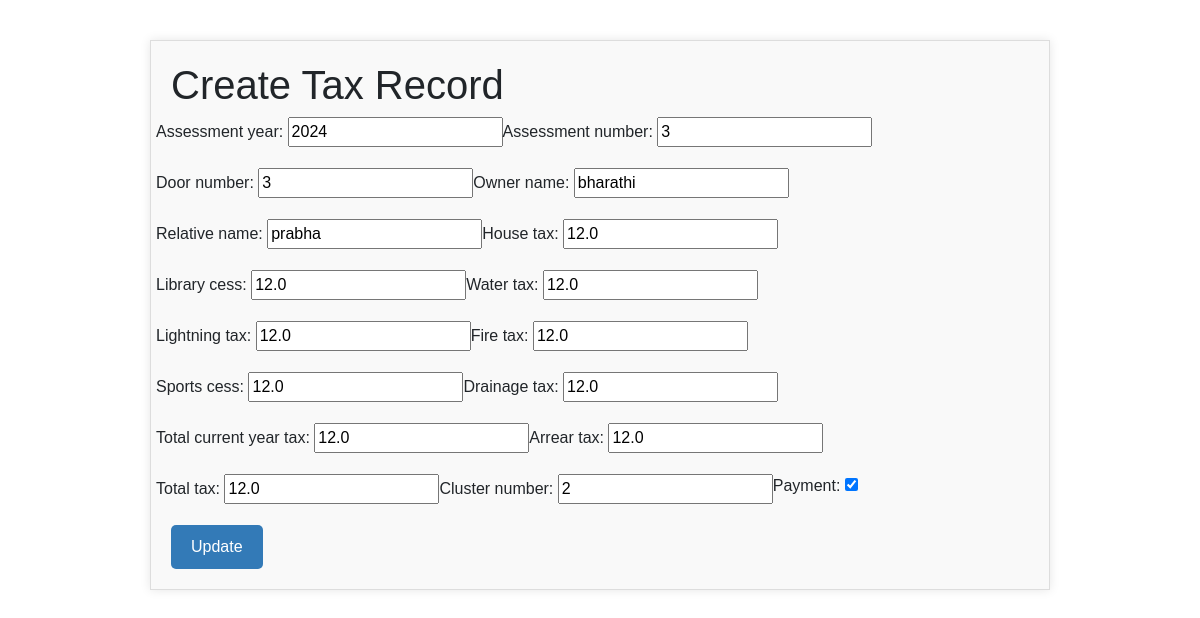
The app's page /update/2/ with its own data.
### taxrecords/models.py (models this page shows, shortened)
class TaxRecord(models.Model):
    assessment_year = models.IntegerField()
    assessment_number = models.IntegerField()
    door_number = models.CharField(max_length=255)
    owner_name = models.CharField(max_length=255)
    relative_name = models.CharField(max_length=255)
    house_tax = models.FloatField()
    library_cess = models.FloatField()
    water_tax = models.FloatField()
    lightning_tax = models.FloatField()
    fire_tax = models.FloatField()
    sports_cess = models.FloatField()
    drainage_tax = models.FloatField()
    total_current_year_tax = models.FloatField()
    arrear_tax = models.FloatField()
    total_tax = models.FloatField()
    cluster_number = models.IntegerField()
    payment = models.BooleanField()

### taxrecords/views.py (the view)
# urls.py: path('update/<int:pk>/', views.update_view, name='update'),
def update_view(request, pk):
    record = TaxRecord.objects.get(pk=pk)
    if request.method == 'POST':
        form = TaxRecordForm(request.POST, instance=record)
        if form.is_valid():
            form.save()
            return redirect('read')
    else:
        form = TaxRecordForm(instance=record)
    return render(request, 'taxrecords/update.html', {'form': form})

### taxrecords/forms.py
class TaxRecordForm(forms.ModelForm):
    class Meta:
        model = TaxRecord
        fields = ('assessment_year', 'assessment_number', 'door_number', 'owner_name', 'relative_name', 'house_tax', 'library_cess', 'water_tax', 'lightning_tax', 'fire_tax', 'sports_cess', 'drainage_tax', 'total_current_year_tax', 'arrear_tax', 'total_tax', 'cluster_number', 'payment')

### taxrecords/templates/taxrecords/update.html (shortened to what this page needs)
<!DOCTYPE html>
<html>
<head>
    <link rel="stylesheet" href="https://maxcdn.bootstrapcdn.com/bootstrap/4.0.0/css/bootstrap.min.css">
</head>
<body>
    <div class="container">
        <h1>Create Tax Record</h1>
        <form method="post">
            <div class="row">
                {{ form.as_p }}
            </div>
            <button type="submit" class="btn">Update</button>
        </form>
    </div>
</body>
</html>

### taxrecords/templates/taxrecords/update.html (style rules this page uses)
body { font-family: Arial, sans-serif; }
.container { max-width: 900px; margin: 40px auto; padding: 20px; background-color: #f9f9f9; border: 1px solid #ddd; box-shadow: 0 0 10px rgba(0, 0, 0, 0.1); }
.btn { background-color: #337ab7; color: #fff; padding: 10px 20px; border: none; border-radius: 5px; cursor: pointer; }

### records on screen
TaxRecord: assessment_year "2024", assessment_number "3", door_number "3", owner_name "bharathi", relative_name "prabha", house_tax "12.0", library_cess "12.0", water_tax "12.0", lightning_tax "12.0", fire_tax "12.0", sports_cess "12.0", drainage_tax "12.0", total_current_year_tax "12.0", arrear_tax "12.0", total_tax "12.0", cluster_number "2", payment "☑"
